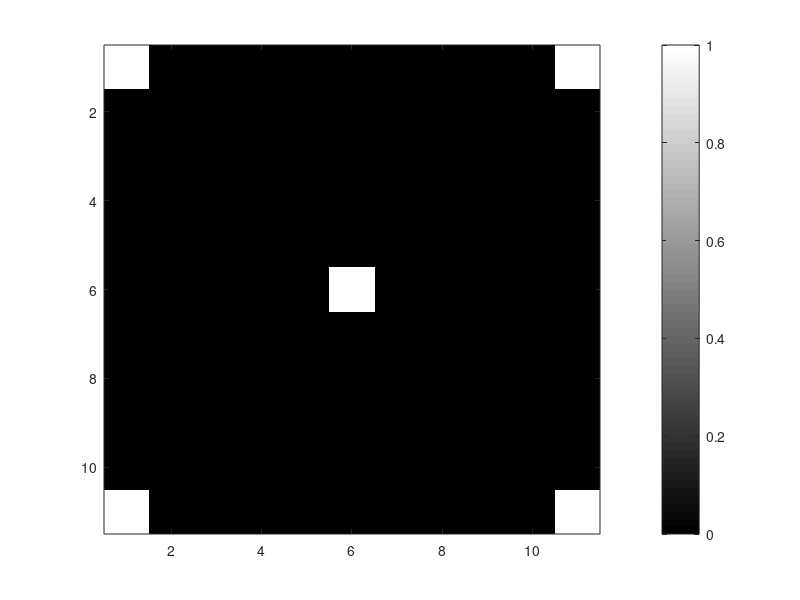

The MATLAB script that drew this image: (Note: this script raises an error after producing the figure.)
clear
testImage = false(11,11);
testImage(1,1) = 1;  %1
testImage(1,11) = 1; %2
testImage(6,6) = 1;  %3
testImage(11,1) = 1; %4
testImage(11,11) = 1;%5
tosave = figure;
imagesc(testImage),colorbar,colormap gray;
saveas(tosave,'testImage.jpg');

[r,c] = size(testImage);
theta = (-pi/2: pi/180 :pi/2);
p = (-norm([r,c]): 1 : norm([r,c]));
houghSpace = HoughTransfomation(testImage,theta,p,1);
HT = false(size(houghSpace,1), size(houghSpace,2));
HT((houghSpace(:) > 0)) = 1;
tosave = figure;
imagesc(HT),colorbar, colormap gray;
saveas(tosave,'HT_testImage.jpg');
%Problem 1, only looking for any (?, ?) cells that contains more than 2 votes
thesImage = (houghSpace > 2);
[ro,t] = find(thesImage);
tosave = figure;
imagesc(testImage),colormap gray;
hold on
for i = 1 : size(t,1)
    th = theta(t(i));
    rh = p(ro(i));
    hold on;
    plot(-cos(th)/sin(th)*(1 : c)+rh/sin(th),1 : c);
end
hold off;
saveas(tosave,'testImagewithLine.jpg');
%% ii
im = imread('lane.png');
im = rgb2gray(im);
tosave = figure;
imshow(im);
saveas(tosave,'original.jpg');

E = edge(im,'sobel');
tosave = figure;
imshow(E);
saveas(tosave,'original_edge_image.jpg');

[r,c] = size(E);
theta = (-pi: pi/180 :pi);
p = (-norm([r,c]): 1 : norm([r,c]));
houghSpace = HoughTransfomation(E,theta,p,2);


%% iii
tosave = figure;
imagesc(houghSpace),colorbar, colormap gray;
saveas(tosave, 'HT_E_P2.jpg');

threshold = 0.75 * max(houghSpace(:));
thresImage = (houghSpace > threshold);
[ro,t] = find(thresImage);
tosave = figure;
imagesc(im),colormap gray;
hold on
for i = 1 : size(t,1)
    th = theta(t(i));
    rh = p(ro(i));
    hold on;
    plot(-cos(th)/sin(th)*(1 : c)+rh/sin(th),1 : c, 'linewidth', 3);
end
hold off;
saveas(tosave, 'imagewithline_iii.jpg');

%% iv 
tosave = figure;
imagesc(im),colormap gray;
hold on
for i = 1 : size(t,1)
    th = theta(t(i));
    rh = p(ro(i));
    hold on;
    if (th > -1 && th < -0.62)
        plot(-cos(th)/sin(th)*(1 : c)+rh/sin(th),1 : c, 'linewidth', 3);
    end 
    if (th > 0.63 && th < 1)
        plot(-cos(th)/sin(th)*(1 : c)+rh/sin(th),1 : c, 'linewidth', 3);
    end 
end
hold off;

saveas(tosave, 'imagewithline_iv.jpg');
